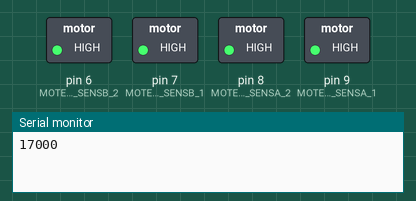
A sketch run on a simulated Arduino Uno, built with avr-gcc and run on an emulated ATmega328P. On the bench: switched loads named in the sketch (green lamp = pin HIGH), the last lines printed to the serial monitor. Random numbers use the default seed unless the sketch sets one.

Above: at 0.1 s.
At 17.1 s:
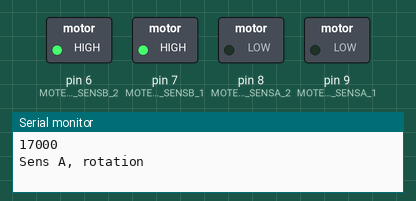
At 36.6 s:
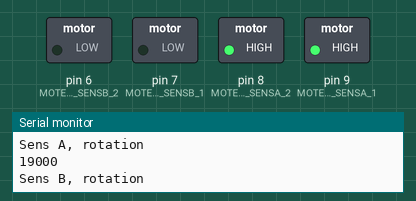
Timing chart, 0 to 38.5 s (numbered marks = the images above):
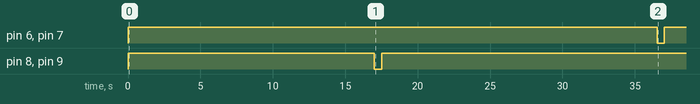

The sketch:

arduino4_Moteur.ino
```cpp
// (licence header left out)
//PARAMETRAGE MOTEUR
#define MOTEUR_SENSA_1        9
#define MOTEUR_SENSA_2        8
#define MOTEUR_SENSB_1        7
#define MOTEUR_SENSB_2        6
#define TEMPS_ROTA_A          525     //En milisecondes
#define TEMPS_ROTA_B          500     //En milisecondes
#define DELAI_MIN             10      //En secondes
#define DELAI_MAX             30      //En secondes

//VARIABLES POUR LE MOTEUR
unsigned long DernierMoteur = 0;
unsigned long DernierRota = 0;
long DelaiMoteur = (random(DELAI_MIN, DELAI_MAX)) * 1000;
byte EtapeMoteur = 0;

void setup()
{
  Serial.begin(9600);
  Serial.println(DelaiMoteur);

  // Configuration du moteur
  pinMode(MOTEUR_SENSA_1, OUTPUT);
  pinMode(MOTEUR_SENSA_2, OUTPUT);
  pinMode(MOTEUR_SENSB_1, OUTPUT);
  pinMode(MOTEUR_SENSB_2, OUTPUT);

  digitalWrite(MOTEUR_SENSA_1, HIGH);
  digitalWrite(MOTEUR_SENSA_2, HIGH);
  digitalWrite(MOTEUR_SENSB_1, HIGH);
  digitalWrite(MOTEUR_SENSB_2, HIGH);

}

void loop() {
  if ((millis() - DernierMoteur) > DelaiMoteur)
  {
    if ((EtapeMoteur == 0) || (EtapeMoteur == 3))
    {
      //Allumer le moteur dans le sens A
      Serial.println("Sens A, rotation");
      digitalWrite(MOTEUR_SENSA_1, LOW);
      digitalWrite(MOTEUR_SENSA_2, LOW);
      delay(TEMPS_ROTA_A); //On laisse les moteurs allumés pendant le temps de rotation
    }

    else if ((EtapeMoteur == 1) || (EtapeMoteur == 2))
    {
      //Allumer le moteur dans le sens B
      Serial.println("Sens B, rotation");
      digitalWrite(MOTEUR_SENSB_1, LOW);
      digitalWrite(MOTEUR_SENSB_2, LOW);
      delay(TEMPS_ROTA_B); //On laisse les moteurs allumés pendant le temps de rotation
    }

    digitalWrite(MOTEUR_SENSA_1, HIGH);
    digitalWrite(MOTEUR_SENSA_2, HIGH);
    digitalWrite(MOTEUR_SENSB_1, HIGH);
    digitalWrite(MOTEUR_SENSB_2, HIGH);
    //Eteindre tous les moteurs

    EtapeMoteur = (EtapeMoteur + 1) % 4;
    DelaiMoteur = (random(DELAI_MIN, DELAI_MAX)) * 1000;
    Serial.println(DelaiMoteur);
    DernierMoteur = millis();
  }
}
```

Measured:
- by itself, pin 6 (MOTEUR_SENSB_2), pin 7 (MOTEUR_SENSB_1): HIGH → LOW at 36.5 s, → HIGH 0.50 s later
- by itself, pin 8 (MOTEUR_SENSA_2), pin 9 (MOTEUR_SENSA_1): HIGH → LOW at 17.0 s, → HIGH 0.53 s later
